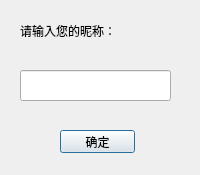
<?xml version="1.0" encoding="UTF-8"?>
<ui version="4.0">
 <class>Dialog3</class>
 <widget class="QDialog" name="Dialog3">
  <property name="geometry">
   <rect>
    <x>0</x>
    <y>0</y>
    <width>200</width>
    <height>175</height>
   </rect>
  </property>
  <property name="windowTitle">
   <string>Dialog</string>
  </property>
  <widget class="QLabel" name="label">
   <property name="geometry">
    <rect>
     <x>20</x>
     <y>10</y>
     <width>151</width>
     <height>41</height>
    </rect>
   </property>
   <property name="text">
    <string>请输入您的昵称：</string>
   </property>
  </widget>
  <widget class="QPushButton" name="pushButton">
   <property name="geometry">
    <rect>
     <x>60</x>
     <y>130</y>
     <width>75</width>
     <height>23</height>
    </rect>
   </property>
   <property name="text">
    <string>确定</string>
   </property>
  </widget>
  <widget class="QLineEdit" name="lineEdit">
   <property name="geometry">
    <rect>
     <x>20</x>
     <y>70</y>
     <width>151</width>
     <height>31</height>
    </rect>
   </property>
  </widget>
 </widget>
 <resources/>
 <connections/>
</ui>
